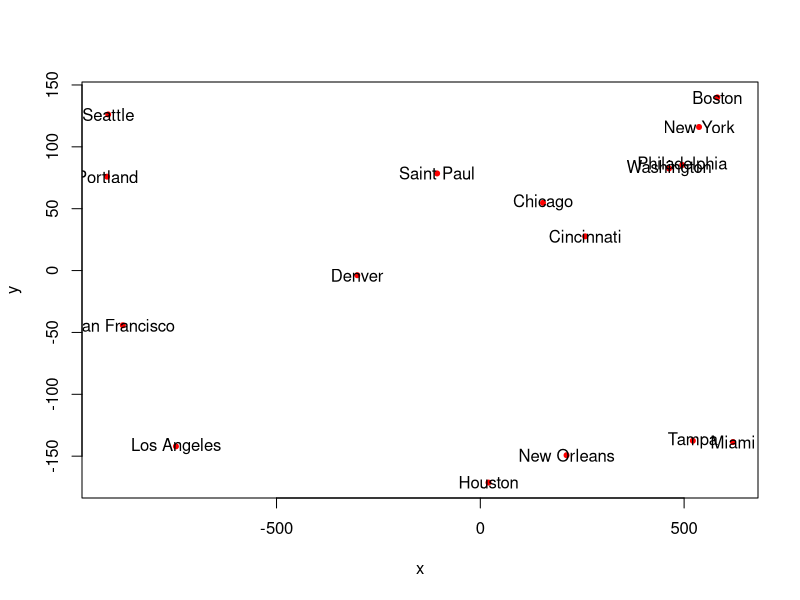

Here is the R script that generated this plot:
A = rbind(c(0, 0, 0, 0, 0, 0, 0, 0, 0, 0, 0, 0, 0, 0, 0, 0),
          c(10, 0, 0, 0, 0, 0, 0, 0, 0, 0, 0, 0, 0, 0, 0, 0),
          c(9, 3, 0, 0, 0, 0, 0, 0, 0, 0, 0, 0, 0, 0, 0, 0),
          c(20, 10, 12, 0, 0, 0, 0, 0, 0, 0, 0, 0, 0, 0, 0, 0),
          c(19, 12, 11, 11, 0, 0, 0, 0, 0, 0, 0, 0, 0, 0, 0, 0),
          c(31, 21, 23, 11, 16, 0, 0, 0, 0, 0, 0, 0, 0, 0, 0, 0),
          c(14, 14, 11, 21, 13, 29, 0, 0, 0, 0, 0, 0, 0, 0, 0, 0),
          c(16, 10, 9, 13, 4, 20, 9, 0, 0, 0, 0, 0, 0, 0, 0, 0),
          c(2, 8, 7, 18, 17, 30, 12, 14, 0, 0, 0, 0, 0, 0, 0, 0),
          c(3, 7, 6, 17, 16, 28, 12, 13, 1, 0, 0, 0, 0, 0, 0, 0),
          c(32, 23, 25, 14, 23, 11, 34, 26, 31, 30, 0, 0, 0, 0, 0, 0),
          c(32, 22, 24, 12, 20, 5, 32, 24, 31, 30, 6, 0, 0, 0, 0, 0),
          c(32, 23, 25, 14, 24, 13, 35, 27, 30, 30, 2, 8, 0, 0, 0, 0),
          c(14, 13, 10, 19, 11, 27, 2, 7, 12, 11, 32, 30, 33, 0, 0, 0),
          c(4, 7, 5, 17, 15, 28, 11, 12, 2, 1, 29, 29, 29, 11, 0, 0),
          c(11, 4, 6, 7, 11, 15, 15, 11, 10, 10, 11, 16, 14, 13, 9, 0))

cities = c("Boston", "Chicago", "Cincinnati", "Denver", 
           "Houston", "Los Angeles", "Miami", "New Orleans", 
           "New York", "Philadelphia", "Portland", "San Francisco", 
           "Seattle", "Tampa", "Washington", "Saint Paul")

A = A + t(A) #this gets the distance between all cities
D = A^2
n = length(cities)
I = diag(n)
J = matrix(1/n, nrow=n, ncol=n)

# noted because D is not quite right, this is just approximation
CCt = (-0.5)*(I-J) %*% D %*% (I-J)

foo = svd(CCt)
sings = foo$d #noted only the first and second singular values matter
V = foo$v
#plot(sings)
x = -sings[1]*V[,1] #noted we need to flip both direcitons
y = -sings[2]*V[,2]
plot(x,y,pch=20,col='red')
text(x,y,labels=cities)